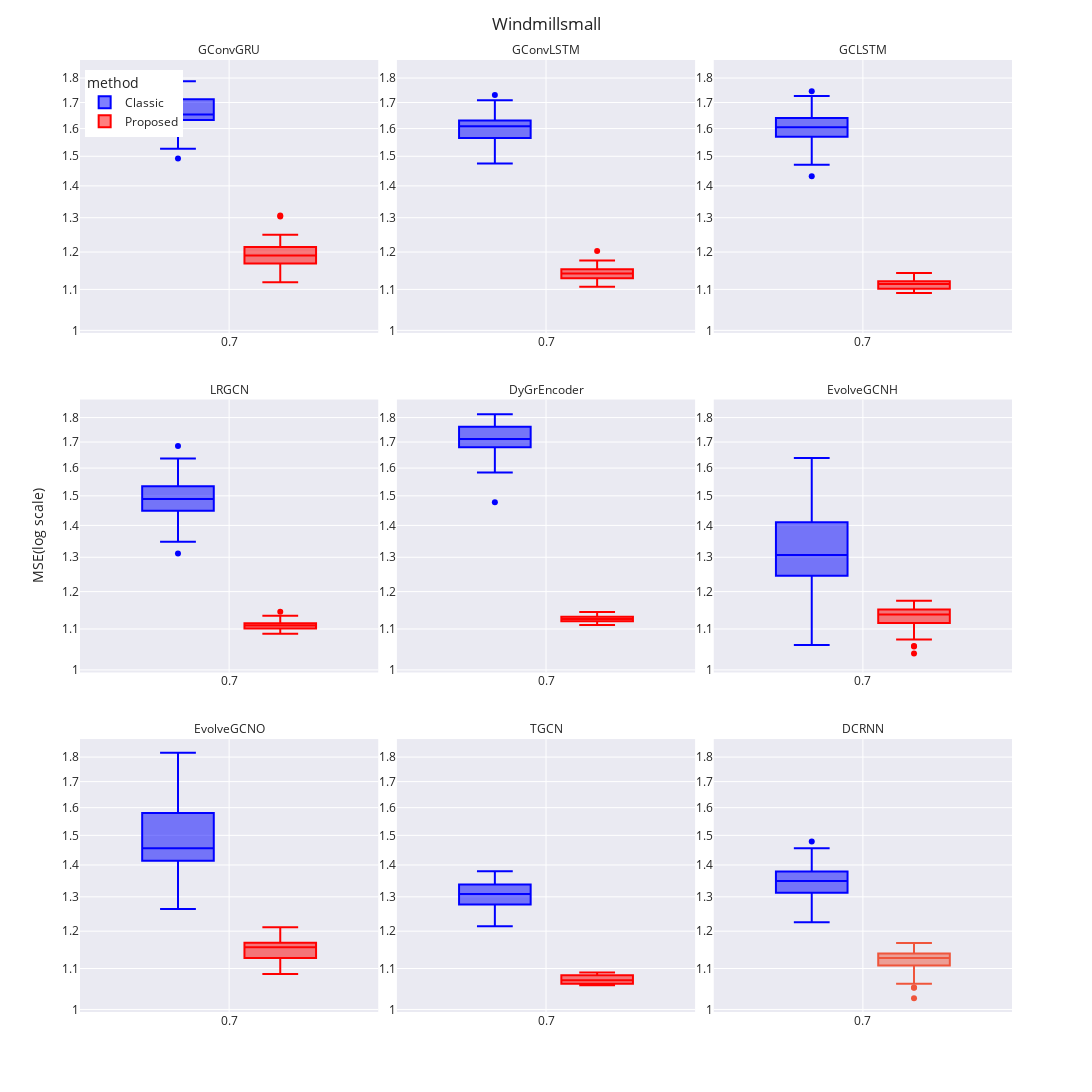

Notebook code for this chart:
### Code cell
with open('windmillsmall_fig.pkl', 'rb') as file:
    windmillsmall_fig = pickle.load(file)

windmillsmall_fig

### Figure 1 — Plotly figure (JSON) as saved in the notebook; plotly's stock layout.template omitted (floating-point values rounded to 4 significant figures)
{"data": [{"alignmentgroup": "True", "hovertemplate": "method=STGCN<br>model=GConvGRU<br>mrate=%{x}<br>mse=%{y}<extra></extra>", "legendgroup": "STGCN", "marker": {"color": "blue"}, "name": "Classic", "notched": false, "offsetgroup": "STGCN", "orientation": "v", "showlegend": true, "type": "box", "x": ["0.7", "0.7", "0.7", "0.7", "0.7", "0.7", "0.7", "0.7", "0.7", "0.7", "0.7", "0.7", "0.7", "0.7", "0.7", "0.7", "0.7", "0.7", "0.7", "0.7", "0.7", "0.7", "0.7", "0.7", "0.7", "0.7", "0.7", "0.7", "0.7", "0.7", "0.7"], "x0": " ", "xaxis": "x7", "y": [1.64, 1.733, 1.602, 1.492, 1.527, 1.653, 1.77, 1.663, 1.645, 1.69, 1.632, 1.632, 1.685, 1.575, 1.761, 1.78, 1.702, 1.714, 1.711, 1.549, 1.637, 1.643, 1.65, 1.738, 1.786, 1.577, 1.654, 1.629, 1.744, 1.673, 1.632], "y0": " ", "yaxis": "y7"}, {"alignmentgroup": "True", "hovertemplate": "method=STGCN<br>model=GConvLSTM<br>mrate=%{x}<br>mse=%{y}<extra></extra>", "legendgroup": "STGCN", "marker": {"color": "blue"}, "name": "Classic", "notched": false, "offsetgroup": "STGCN", "orientation": "v", "showlegend": false, "type": "box", "x": ["0.7", "0.7", "0.7", "0.7", "0.7", "0.7", "0.7", "0.7", "0.7", "0.7", "0.7", "0.7", "0.7", "0.7", "0.7", "0.7", "0.7", "0.7", "0.7", "0.7", "0.7", "0.7", "0.7", "0.7", "0.7", "0.7", "0.7", "0.7", "0.7"], "x0": " ", "xaxis": "x8", "y": [1.475, 1.571, 1.626, 1.674, 1.562, 1.637, 1.628, 1.569, 1.647, 1.611, 1.567, 1.709, 1.555, 1.614, 1.524, 1.546, 1.618, 1.571, 1.646, 1.608, 1.58, 1.605, 1.641, 1.491, 1.73, 1.584, 1.619, 1.609, 1.56], "y0": " ", "yaxis": "y8"}, {"alignmentgroup": "True", "hovertemplate": "method=STGCN<br>model=GCLSTM<br>mrate=%{x}<br>mse=%{y}<extra></extra>", "legendgroup": "STGCN", "marker": {"color": "blue"}, "name": "Classic", "notched": false, "offsetgroup": "STGCN", "orientation": "v", "showlegend": false, "type": "box", "x": ["0.7", "0.7", "0.7", "0.7", "0.7", "0.7", "0.7", "0.7", "0.7", "0.7", "0.7", "0.7", "0.7", "0.7", "0.7", "0.7", "0.7", "0.7", "0.7", "0.7", "0.7", "0.7", "0.7", "0.7", "0.7", "0.7", "0.7"], "x0": " ", "xaxis": "x9", "y": [1.657, 1.701, 1.605, 1.605, 1.603, 1.674, 1.639, 1.586, 1.586, 1.557, 1.507, 1.586, 1.471, 1.563, 1.616, 1.61, 1.564, 1.644, 1.726, 1.508, 1.613, 1.637, 1.432, 1.628, 1.589, 1.64, 1.746], "y0": " ", "yaxis": "y9"}, {"alignmentgroup": "True", "hovertemplate": "method=STGCN<br>model=LRGCN<br>mrate=%{x}<br>mse=%{y}<extra></extra>", "legendgroup": "STGCN", "marker": {"color": "blue"}, "name": "Classic", "notched": false, "offsetgroup": "STGCN", "orientation": "v", "showlegend": false, "type": "box", "x": ["0.7", "0.7", "0.7", "0.7", "0.7", "0.7", "0.7", "0.7", "0.7", "0.7", "0.7", "0.7", "0.7", "0.7", "0.7", "0.7", "0.7", "0.7", "0.7", "0.7", "0.7", "0.7", "0.7", "0.7", "0.7", "0.7", "0.7", "0.7", "0.7", "0.7"], "x0": " ", "xaxis": "x4", "y": [1.534, 1.394, 1.384, 1.56, 1.466, 1.417, 1.498, 1.624, 1.469, 1.475, 1.423, 1.629, 1.348, 1.637, 1.519, 1.495, 1.507, 1.483, 1.511, 1.587, 1.482, 1.684, 1.536, 1.311, 1.449, 1.368, 1.514, 1.476, 1.495, 1.479], "y0": " ", "yaxis": "y4"}, {"alignmentgroup": "True", "hovertemplate": "method=STGCN<br>model=DyGrEncoder<br>mrate=%{x}<br>mse=%{y}<extra></extra>", "legendgroup": "STGCN", "marker": {"color": "blue"}, "name": "Classic", "notched": false, "offsetgroup": "STGCN", "orientation": "v", "showlegend": false, "type": "box", "x": ["0.7", "0.7", "0.7", "0.7", "0.7", "0.7", "0.7", "0.7", "0.7", "0.7", "0.7", "0.7", "0.7", "0.7", "0.7", "0.7", "0.7", "0.7", "0.7", "0.7", "0.7", "0.7", "0.7", "0.7", "0.7", "0.7", "0.7", "0.7", "0.7", "0.7"], "x0": " ", "xaxis": "x5", "y": [1.678, 1.699, 1.684, 1.662, 1.736, 1.68, 1.606, 1.793, 1.725, 1.6, 1.742, 1.762, 1.779, 1.746, 1.584, 1.704, 1.717, 1.705, 1.707, 1.797, 1.703, 1.743, 1.647, 1.8, 1.694, 1.763, 1.477, 1.73, 1.787, 1.814], "y0": " ", "yaxis": "y5"}, {"alignmentgroup": "True", "hovertemplate": "method=STGCN<br>model=EvolveGCNH<br>mrate=%{x}<br>mse=%{y}<extra></extra>", "legendgroup": "STGCN", "marker": {"color": "blue"}, "name": "Classic", "notched": false, "offsetgroup": "STGCN", "orientation": "v", "showlegend": false, "type": "box", "x": ["0.7", "0.7", "0.7", "0.7", "0.7", "0.7", "0.7", "0.7", "0.7", "0.7", "0.7", "0.7", "0.7", "0.7", "0.7", "0.7", "0.7", "0.7", "0.7", "0.7", "0.7", "0.7", "0.7", "0.7", "0.7", "0.7", "0.7", "0.7", "0.7", "0.7"], "x0": " ", "xaxis": "x6", "y": [1.622, 1.411, 1.303, 1.389, 1.161, 1.432, 1.172, 1.398, 1.638, 1.256, 1.245, 1.184, 1.286, 1.349, 1.36, 1.311, 1.188, 1.249, 1.412, 1.582, 1.311, 1.246, 1.303, 1.254, 1.452, 1.059, 1.235, 1.373, 1.498, 1.224], "y0": " ", "yaxis": "y6"}, {"alignmentgroup": "True", "hovertemplate": "method=STGCN<br>model=EvolveGCNO<br>mrate=%{x}<br>mse=%{y}<extra></extra>", "legendgroup": "STGCN", "marker": {"color": "blue"}, "name": "Classic", "notched": false, "offsetgroup": "STGCN", "orientation": "v", "showlegend": false, "type": "box", "x": ["0.7", "0.7", "0.7", "0.7", "0.7", "0.7", "0.7", "0.7", "0.7", "0.7", "0.7", "0.7", "0.7", "0.7", "0.7", "0.7", "0.7", "0.7", "0.7", "0.7", "0.7", "0.7", "0.7", "0.7", "0.7", "0.7", "0.7", "0.7", "0.7", "0.7"], "x0": " ", "xaxis": "x", "y": [1.449, 1.394, 1.454, 1.545, 1.508, 1.422, 1.567, 1.655, 1.458, 1.264, 1.714, 1.418, 1.392, 1.699, 1.47, 1.427, 1.34, 1.753, 1.414, 1.42, 1.453, 1.58, 1.597, 1.403, 1.49, 1.5, 1.329, 1.277, 1.628, 1.818], "y0": " ", "yaxis": "y"}, {"alignmentgroup": "True", "hovertemplate": "method=STGCN<br>model=TGCN<br>mrate=%{x}<br>mse=%{y}<extra></extra>", "legendgroup": "STGCN", "marker": {"color": "blue"}, "name": "Classic", "notched": false, "offsetgroup": "STGCN", "orientation": "v", "showlegend": false, "type": "box", "x": ["0.7", "0.7", "0.7", "0.7", "0.7", "0.7", "0.7", "0.7", "0.7", "0.7", "0.7", "0.7", "0.7", "0.7", "0.7", "0.7", "0.7", "0.7", "0.7", "0.7", "0.7", "0.7", "0.7", "0.7", "0.7", "0.7", "0.7", "0.7", "0.7", "0.7"], "x0": " ", "xaxis": "x2", "y": [1.345, 1.338, 1.38, 1.248, 1.277, 1.272, 1.239, 1.307, 1.37, 1.303, 1.31, 1.279, 1.325, 1.344, 1.272, 1.293, 1.281, 1.272, 1.283, 1.353, 1.308, 1.214, 1.309, 1.319, 1.329, 1.319, 1.319, 1.263, 1.338, 1.341], "y0": " ", "yaxis": "y2"}, {"alignmentgroup": "True", "hovertemplate": "method=STGCN<br>model=DCRNN<br>mrate=%{x}<br>mse=%{y}<extra></extra>", "legendgroup": "STGCN", "marker": {"color": "blue"}, "name": "Classic", "notched": false, "offsetgroup": "STGCN", "orientation": "v", "showlegend": false, "type": "box", "x": ["0.7", "0.7", "0.7", "0.7", "0.7", "0.7", "0.7", "0.7", "0.7", "0.7", "0.7", "0.7", "0.7", "0.7", "0.7", "0.7", "0.7", "0.7", "0.7", "0.7", "0.7", "0.7", "0.7", "0.7", "0.7", "0.7", "0.7", "0.7", "0.7", "0.7"], "x0": " ", "xaxis": "x3", "y": [1.329, 1.405, 1.387, 1.363, 1.382, 1.312, 1.376, 1.308, 1.3, 1.443, 1.325, 1.289, 1.393, 1.456, 1.225, 1.258, 1.379, 1.312, 1.349, 1.344, 1.326, 1.356, 1.278, 1.274, 1.328, 1.355, 1.479, 1.348, 1.374, 1.376], "y0": " ", "yaxis": "y3"}, {"alignmentgroup": "True", "hovertemplate": "method=IT-STGCN<br>model=GConvGRU<br>mrate=%{x}<br>mse=%{y}<extra></extra>", "legendgroup": "IT-STGCN", "marker": {"color": "red"}, "name": "Proposed", "notched": false, "offsetgroup": "IT-STGCN", "orientation": "v", "showlegend": true, "type": "box", "x": ["0.7", "0.7", "0.7", "0.7", "0.7", "0.7", "0.7", "0.7", "0.7", "0.7", "0.7", "0.7", "0.7", "0.7", "0.7", "0.7", "0.7", "0.7", "0.7", "0.7", "0.7", "0.7", "0.7", "0.7", "0.7", "0.7", "0.7", "0.7", "0.7", "0.7", "0.7"], "x0": " ", "xaxis": "x7", "y": [1.218, 1.134, 1.196, 1.166, 1.191, 1.218, 1.191, 1.118, 1.188, 1.233, 1.215, 1.172, 1.186, 1.307, 1.223, 1.177, 1.155, 1.21, 1.157, 1.191, 1.304, 1.168, 1.197, 1.148, 1.173, 1.135, 1.25, 1.193, 1.209, 1.205, 1.183], "y0": " ", "yaxis": "y7"}, {"alignmentgroup": "True", "hovertemplate": "method=IT-STGCN<br>model=GConvLSTM<br>mrate=%{x}<br>mse=%{y}<extra></extra>", "legendgroup": "IT-STGCN", "marker": {"color": "red"}, "name": "Proposed", "notched": false, "offsetgroup": "IT-STGCN", "orientation": "v", "showlegend": false, "type": "box", "x": ["0.7", "0.7", "0.7", "0.7", "0.7", "0.7", "0.7", "0.7", "0.7", "0.7", "0.7", "0.7", "0.7", "0.7", "0.7", "0.7", "0.7", "0.7", "0.7", "0.7", "0.7", "0.7", "0.7", "0.7", "0.7", "0.7", "0.7", "0.7", "0.7"], "x0": " ", "xaxis": "x8", "y": [1.117, 1.203, 1.142, 1.13, 1.142, 1.142, 1.164, 1.131, 1.107, 1.128, 1.133, 1.161, 1.147, 1.117, 1.173, 1.177, 1.116, 1.129, 1.143, 1.139, 1.143, 1.156, 1.124, 1.152, 1.133, 1.143, 1.117, 1.161, 1.144], "y0": " ", "yaxis": "y8"}, {"alignmentgroup": "True", "hovertemplate": "method=IT-STGCN<br>model=GCLSTM<br>mrate=%{x}<br>mse=%{y}<extra></extra>", "legendgroup": "IT-STGCN", "marker": {"color": "red"}, "name": "Proposed", "notched": false, "offsetgroup": "IT-STGCN", "orientation": "v", "showlegend": false, "type": "box", "x": ["0.7", "0.7", "0.7", "0.7", "0.7", "0.7", "0.7", "0.7", "0.7", "0.7", "0.7", "0.7", "0.7", "0.7", "0.7", "0.7", "0.7", "0.7", "0.7", "0.7", "0.7", "0.7", "0.7", "0.7", "0.7", "0.7", "0.7"], "x0": " ", "xaxis": "x9", "y": [1.112, 1.097, 1.114, 1.114, 1.115, 1.094, 1.109, 1.13, 1.129, 1.114, 1.099, 1.121, 1.126, 1.091, 1.123, 1.101, 1.111, 1.094, 1.115, 1.095, 1.116, 1.121, 1.129, 1.104, 1.118, 1.143, 1.103], "y0": " ", "yaxis": "y9"}, {"alignmentgroup": "True", "hovertemplate": "method=IT-STGCN<br>model=LRGCN<br>mrate=%{x}<br>mse=%{y}<extra></extra>", "legendgroup": "IT-STGCN", "marker": {"color": "red"}, "name": "Proposed", "notched": false, "offsetgroup": "IT-STGCN", "orientation": "v", "showlegend": false, "type": "box", "x": ["0.7", "0.7", "0.7", "0.7", "0.7", "0.7", "0.7", "0.7", "0.7", "0.7", "0.7", "0.7", "0.7", "0.7", "0.7", "0.7", "0.7", "0.7", "0.7", "0.7", "0.7", "0.7", "0.7", "0.7", "0.7", "0.7", "0.7", "0.7", "0.7", "0.7"], "x0": " ", "xaxis": "x4", "y": [1.098, 1.118, 1.105, 1.109, 1.099, 1.109, 1.109, 1.119, 1.106, 1.132, 1.098, 1.115, 1.1, 1.088, 1.115, 1.114, 1.121, 1.102, 1.135, 1.113, 1.107, 1.111, 1.1, 1.106, 1.109, 1.101, 1.115, 1.098, 1.145, 1.109], "y0": " ", "yaxis": "y4"}, {"alignmentgroup": "True", "hovertemplate": "method=IT-STGCN<br>model=DyGrEncoder<br>mrate=%{x}<br>mse=%{y}<extra></extra>", "legendgroup": "IT-STGCN", "marker": {"color": "red"}, "name": "Proposed", "notched": false, "offsetgroup": "IT-STGCN", "orientation": "v", "showlegend": false, "type": "box", "x": ["0.7", "0.7", "0.7", "0.7", "0.7", "0.7", "0.7", "0.7", "0.7", "0.7", "0.7", "0.7", "0.7", "0.7", "0.7", "0.7", "0.7", "0.7", "0.7", "0.7", "0.7", "0.7", "0.7", "0.7", "0.7", "0.7", "0.7", "0.7", "0.7", "0.7"], "x0": " ", "xaxis": "x5", "y": [1.125, 1.131, 1.113, 1.142, 1.12, 1.121, 1.125, 1.128, 1.117, 1.13, 1.132, 1.116, 1.144, 1.12, 1.123, 1.132, 1.126, 1.124, 1.136, 1.12, 1.14, 1.116, 1.118, 1.139, 1.123, 1.141, 1.127, 1.132, 1.11, 1.13], "y0": " ", "yaxis": "y5"}, {"alignmentgroup": "True", "hovertemplate": "method=IT-STGCN<br>model=EvolveGCNH<br>mrate=%{x}<br>mse=%{y}<extra></extra>", "legendgroup": "IT-STGCN", "marker": {"color": "red"}, "name": "Proposed", "notched": false, "offsetgroup": "IT-STGCN", "orientation": "v", "showlegend": false, "type": "box", "x": ["0.7", "0.7", "0.7", "0.7", "0.7", "0.7", "0.7", "0.7", "0.7", "0.7", "0.7", "0.7", "0.7", "0.7", "0.7", "0.7", "0.7", "0.7", "0.7", "0.7", "0.7", "0.7", "0.7", "0.7", "0.7", "0.7", "0.7", "0.7", "0.7", "0.7"], "x0": " ", "xaxis": "x6", "y": [1.142, 1.151, 1.056, 1.116, 1.146, 1.127, 1.117, 1.143, 1.147, 1.102, 1.138, 1.137, 1.132, 1.095, 1.109, 1.131, 1.073, 1.129, 1.165, 1.163, 1.164, 1.039, 1.166, 1.175, 1.057, 1.146, 1.17, 1.165, 1.138, 1.137], "y0": " ", "yaxis": "y6"}, {"alignmentgroup": "True", "hovertemplate": "method=IT-STGCN<br>model=EvolveGCNO<br>mrate=%{x}<br>mse=%{y}<extra></extra>", "legendgroup": "IT-STGCN", "marker": {"color": "red"}, "name": "Proposed", "notched": false, "offsetgroup": "IT-STGCN", "orientation": "v", "showlegend": false, "type": "box", "x": ["0.7", "0.7", "0.7", "0.7", "0.7", "0.7", "0.7", "0.7", "0.7", "0.7", "0.7", "0.7", "0.7", "0.7", "0.7", "0.7", "0.7", "0.7", "0.7", "0.7", "0.7", "0.7", "0.7", "0.7", "0.7", "0.7", "0.7", "0.7", "0.7", "0.7"], "x0": " ", "xaxis": "x", "y": [1.127, 1.136, 1.172, 1.127, 1.174, 1.172, 1.165, 1.158, 1.168, 1.115, 1.157, 1.167, 1.126, 1.115, 1.16, 1.128, 1.158, 1.086, 1.211, 1.155, 1.144, 1.121, 1.131, 1.123, 1.17, 1.155, 1.168, 1.178, 1.172, 1.13], "y0": " ", "yaxis": "y"}, {"alignmentgroup": "True", "hovertemplate": "method=IT-STGCN<br>model=TGCN<br>mrate=%{x}<br>mse=%{y}<extra></extra>", "legendgroup": "IT-STGCN", "marker": {"color": "red"}, "name": "Proposed", "notched": false, "offsetgroup": "IT-STGCN", "orientation": "v", "showlegend": false, "type": "box", "x": ["0.7", "0.7", "0.7", "0.7", "0.7", "0.7", "0.7", "0.7", "0.7", "0.7", "0.7", "0.7", "0.7", "0.7", "0.7", "0.7", "0.7", "0.7", "0.7", "0.7", "0.7", "0.7", "0.7", "0.7", "0.7", "0.7", "0.7", "0.7", "0.7", "0.7"], "x0": " ", "xaxis": "x2", "y": [1.07, 1.085, 1.084, 1.084, 1.061, 1.064, 1.06, 1.09, 1.059, 1.084, 1.083, 1.058, 1.059, 1.075, 1.073, 1.084, 1.06, 1.083, 1.071, 1.071, 1.075, 1.064, 1.066, 1.068, 1.06, 1.065, 1.069, 1.074, 1.082, 1.062], "y0": " ", "yaxis": "y2"}, {"alignmentgroup": "True", "hovertemplate": "method=IT-STGCN<br>model=DCRNN<br>mrate=%{x}<br>mse=%{y}<extra></extra>", "legendgroup": "IT-STGCN", "marker": {"color": "#EF553B"}, "name": "IT-STGCN", "notched": false, "offsetgroup": "IT-STGCN", "orientation": "v", "showlegend": false, "type": "box", "x": ["0.7", "0.7", "0.7", "0.7", "0.7", "0.7", "0.7", "0.7", "0.7", "0.7", "0.7", "0.7", "0.7", "0.7", "0.7", "0.7", "0.7", "0.7", "0.7", "0.7", "0.7", "0.7", "0.7", "0.7", "0.7", "0.7", "0.7", "0.7", "0.7", "0.7"], "x0": " ", "xaxis": "x3", "y": [1.133, 1.061, 1.108, 1.139, 1.052, 1.117, 1.052, 1.133, 1.12, 1.136, 1.132, 1.159, 1.139, 1.126, 1.128, 1.128, 1.026, 1.14, 1.104, 1.065, 1.148, 1.123, 1.117, 1.115, 1.142, 1.12, 1.153, 1.085, 1.129, 1.167], "y0": " ", "yaxis": "y3"}], "layout": {"annotations": [{"showarrow": false, "text": "EvolveGCNO", "x": 0.16, "xanchor": "center", "xref": "paper", "y": 0.2867, "yanchor": "bottom", "yref": "paper"}, {"showarrow": false, "text": "TGCN", "x": 0.5, "xanchor": "center", "xref": "paper", "y": 0.2867, "yanchor": "bottom", "yref": "paper"}, {"showarrow": false, "text": "DCRNN", "x": 0.84, "xanchor": "center", "xref": "paper", "y": 0.2867, "yanchor": "bottom", "yref": "paper"}, {"showarrow": false, "text": "LRGCN", "x": 0.16, "xanchor": "center", "xref": "paper", "y": 0.6433, "yanchor": "bottom", "yref": "paper"}, {"showarrow": false, "text": "DyGrEncoder", "x": 0.5, "xanchor": "center", "xref": "paper", "y": 0.6433, "yanchor": "bottom", "yref": "paper"}, {"showarrow": false, "text": "EvolveGCNH", "x": 0.84, "xanchor": "center", "xref": "paper", "y": 0.6433, "yanchor": "bottom", "yref": "paper"}, {"showarrow": false, "text": "GConvGRU", "x": 0.16, "xanchor": "center", "xref": "paper", "y": 1.0, "yanchor": "bottom", "yref": "paper"}, {"showarrow": false, "text": "GConvLSTM", "x": 0.5, "xanchor": "center", "xref": "paper", "y": 1.0, "yanchor": "bottom", "yref": "paper"}, {"showarrow": false, "text": "GCLSTM", "x": 0.84, "xanchor": "center", "xref": "paper", "y": 1.0, "yanchor": "bottom", "yref": "paper"}], "boxmode": "group", "height": 1200, "legend": {"orientation": "v", "title": {"text": "method"}, "tracegroupgap": 0, "traceorder": "normal", "x": 0.005, "xanchor": "left", "y": 0.99, "yanchor": "top"}, "margin": {"t": 60}, "title": {"text": "Windmillsmall"}, "width": 2000, "xaxis": {"anchor": "y", "autorange": true, "domain": [0, 0.32], "range": [-0.5051, 0.5051], "title": {"text": ""}, "type": "category"}, "xaxis2": {"anchor": "y2", "autorange": true, "domain": [0.34, 0.66], "matches": "x", "range": [-0.5051, 0.5051], "title": {"text": ""}, "type": "category"}, "xaxis3": {"anchor": "y3", "autorange": true, "domain": [0.68, 1.0], "matches": "x", "range": [-0.5051, 0.5051], "title": {"text": ""}, "type": "category"}, "xaxis4": {"anchor": "y4", "autorange": true, "domain": [0, 0.32], "matches": "x", "range": [-0.5051, 0.5051], "showticklabels": true, "type": "category"}, "xaxis5": {"anchor": "y5", "autorange": true, "domain": [0.34, 0.66], "matches": "x", "range": [-0.5051, 0.5051], "showticklabels": true, "type": "category"}, "xaxis6": {"anchor": "y6", "autorange": true, "domain": [0.68, 1.0], "matches": "x", "range": [-0.5051, 0.5051], "showticklabels": true, "type": "category"}, "xaxis7": {"anchor": "y7", "autorange": true, "domain": [0, 0.32], "matches": "x", "range": [-0.5051, 0.5051], "showticklabels": true, "type": "category"}, "xaxis8": {"anchor": "y8", "autorange": true, "domain": [0.34, 0.66], "matches": "x", "range": [-0.5051, 0.5051], "showticklabels": true, "type": "category"}, "xaxis9": {"anchor": "y9", "autorange": true, "domain": [0.68, 1.0], "matches": "x", "range": [-0.5051, 0.5051], "showticklabels": true, "type": "category"}, "yaxis": {"anchor": "x", "autorange": true, "domain": [0, 0.2867], "range": [-0.00259, 0.2735], "title": {"text": ""}, "type": "log"}, "yaxis2": {"anchor": "x2", "autorange": true, "domain": [0, 0.2867], "matches": "y", "range": [-0.00259, 0.2735], "showticklabels": true, "type": "log"}, "yaxis3": {"anchor": "x3", "autorange": true, "domain": [0, 0.2867], "matches": "y", "range": [-0.00259, 0.2735], "showticklabels": true, "type": "log"}, "yaxis4": {"anchor": "x4", "autorange": true, "domain": [0.3567, 0.6433], "matches": "y", "range": [-0.00259, 0.2735], "title": {"text": "MSE(log scale)"}, "type": "log"}, "yaxis5": {"anchor": "x5", "autorange": true, "domain": [0.3567, 0.6433], "matches": "y", "range": [-0.00259, 0.2735], "showticklabels": true, "type": "log"}, "yaxis6": {"anchor": "x6", "autorange": true, "domain": [0.3567, 0.6433], "matches": "y", "range": [-0.00259, 0.2735], "showticklabels": true, "type": "log"}, "yaxis7": {"anchor": "x7", "autorange": true, "domain": [0.7133, 1.0], "matches": "y", "range": [-0.00259, 0.2735], "title": {"text": ""}, "type": "log"}, "yaxis8": {"anchor": "x8", "autorange": true, "domain": [0.7133, 1.0], "matches": "y", "range": [-0.00259, 0.2735], "showticklabels": true, "type": "log"}, "yaxis9": {"anchor": "x9", "autorange": true, "domain": [0.7133, 1.0], "matches": "y", "range": [-0.00259, 0.2735], "showticklabels": true, "type": "log"}}}
